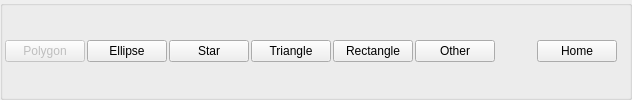
         <widget class="QGroupBox" name="shapeTypeBox">
          <property name="styleSheet">
           <string notr="true">QGroupBox#shapeTypeBox
{
border-style:none;
}</string>
          </property>
          <property name="title">
           <string/>
          </property>
          <layout class="QHBoxLayout" name="horizontalLayout_10">
           <property name="spacing">
            <number>2</number>
           </property>
           <property name="leftMargin">
            <number>2</number>
           </property>
           <property name="topMargin">
            <number>2</number>
           </property>
           <property name="rightMargin">
            <number>2</number>
           </property>
           <property name="bottomMargin">
            <number>2</number>
           </property>
           <item>
            <widget class="QPushButton" name="polygonButtonShape">
             <property name="enabled">
              <bool>false</bool>
             </property>
             <property name="minimumSize">
              <size>
               <width>80</width>
               <height>22</height>
              </size>
             </property>
             <property name="text">
              <string>Polygon</string>
             </property>
            </widget>
           </item>
           <item>
            <widget class="QPushButton" name="ellipseButtonShape">
             <property name="minimumSize">
              <size>
               <width>80</width>
               <height>22</height>
              </size>
             </property>
             <property name="text">
              <string>Ellipse</string>
             </property>
            </widget>
           </item>
           <item>
            <widget class="QPushButton" name="randomStar">
             <property name="enabled">
              <bool>true</bool>
             </property>
             <property name="minimumSize">
              <size>
               <width>80</width>
               <height>22</height>
              </size>
             </property>
             <property name="text">
              <string>Star</string>
             </property>
            </widget>
           </item>
           <item>
            <widget class="QPushButton" name="triangle">
             <property name="enabled">
              <bool>true</bool>
             </property>
             <property name="minimumSize">
              <size>
               <width>80</width>
               <height>22</height>
              </size>
             </property>
             <property name="text">
              <string>Triangle</string>
             </property>
            </widget>
           </item>
           <item>
            <widget class="QPushButton" name="rectangle">
             <property name="enabled">
              <bool>true</bool>
             </property>
             <property name="minimumSize">
              <size>
               <width>80</width>
               <height>22</height>
              </size>
             </property>
             <property name="text">
              <string>Rectangle</string>
             </property>
            </widget>
           </item>
           <item>
            <widget class="QPushButton" name="other">
             <property name="enabled">
              <bool>true</bool>
             </property>
             <property name="minimumSize">
              <size>
               <width>80</width>
               <height>22</height>
              </size>
             </property>
             <property name="text">
              <string>Other</string>
             </property>
            </widget>
           </item>
           <item>
            <spacer name="horizontalSpacer_13">
             <property name="orientation">
              <enum>Qt::Horizontal</enum>
             </property>
             <property name="sizeHint" stdset="0">
              <size>
               <width>40</width>
               <height>20</height>
              </size>
             </property>
            </spacer>
           </item>
           <item>
            <widget class="QPushButton" name="close">
             <property name="enabled">
              <bool>true</bool>
             </property>
             <property name="minimumSize">
              <size>
               <width>80</width>
               <height>22</height>
              </size>
             </property>
             <property name="toolTip">
              <string>&lt;html&gt;&lt;head/&gt;&lt;body&gt;&lt;p&gt;&lt;span style=&quot; font-size:10pt;&quot;&gt;Home&lt;/span&gt;&lt;/p&gt;&lt;/body&gt;&lt;/html&gt;</string>
             </property>
             <property name="text">
              <string>Home</string>
             </property>
             <property name="icon">
              <iconset>
               <normalon>:/app_icons/icon_files/home.png</normalon>
              </iconset>
             </property>
            </widget>
           </item>
           <item>
            <spacer name="horizontalSpacer_8">
             <property name="orientation">
              <enum>Qt::Horizontal</enum>
             </property>
             <property name="sizeType">
              <enum>QSizePolicy::Fixed</enum>
             </property>
             <property name="sizeHint" stdset="0">
              <size>
               <width>10</width>
               <height>20</height>
              </size>
             </property>
            </spacer>
           </item>
          </layout>
         </widget>
